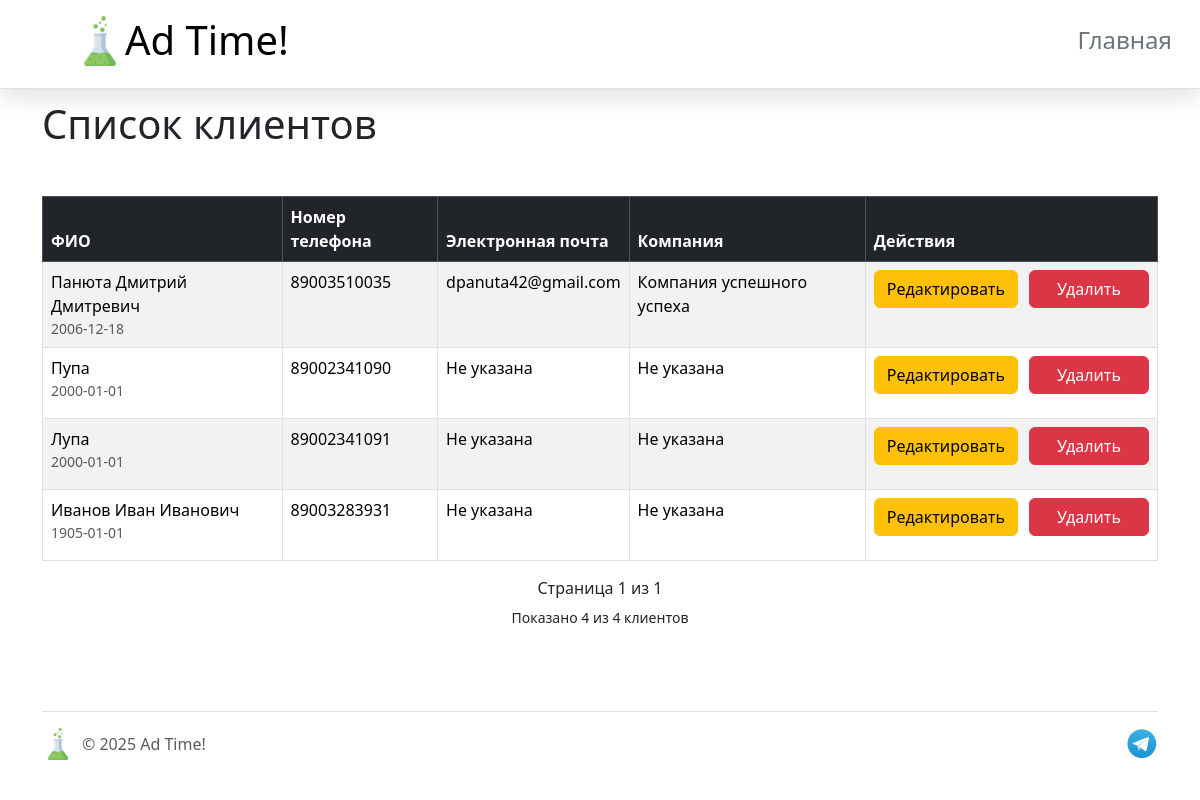
/list-customers, run on the app's committed database.
### models.py (models this page shows, shortened)
class Customer(db.Model):
    __tablename__ = 'customers'
    id = db.Column(db.Integer, primary_key=True)
    name = db.Column(db.String(125), nullable=False)
    date_of_birth = db.Column(db.Date)
    phone_number = db.Column(
        db.String(11), nullable=False, unique=True)
    email = db.Column(db.String(100))
    company = db.Column(db.String(100))

### app.py (the view)
@app.route('/list-customers')
def list_customers():
    page = request.args.get('page', 1, type=int)
    customers = Customer.query.paginate(
        page=page,
        per_page=10,
        error_out=False
    )
    app.logger.info(
        f"The page with customers has been loaded. Page {page}, total pages: {customers.pages}")
    return render_template('list_customers.html', customers=customers)

### templates/list_customers.html (shortened to what this page needs)
{% extends 'base.html' %}
{% block content %}
<h1>Список клиентов</h1>
{% if customers %}
<table class="table mt-5 table-bordered table-striped table-hover">
    <thead class="table-dark">
        <tr>
            <th>ФИО</th>
            <th>Номер телефона</th>
            <th>Электронная почта</th>
            <th>Компания</th>
            <th>Действия</th>
        </tr>
    </thead>
    <tbody>
        {% for customer in customers %}
        <tr>
            <td>
                <div>{{ customer.name }}</div>
                <div class="text-muted small">{{ customer.date_of_birth }}</div>
            </td>
            <td>{{ customer.phone_number }}</td>
            <td>{% if customer.email %}
                    {{ customer.email }}
                {% else %}
                    Не указана
                {% endif %}
            </td>
            <td>{% if customer.company %}
                    {{ customer.company }}
                {% else %}
                    Не указана
                {% endif %}</td>
            <td class="text-center">
                <div class="btn-group" role="group">
                    <a href="{{ url_for('update_customer', customer_id=customer.id) }}" class="btn btn-warning rounded">Редактировать</a>
                    <a href="{{ url_for('delete_customer', customer_id=customer.id) }}"
                    class="btn btn-danger rounded"
                    onclick="return confirm('Вы уверены, что хотите удалить этого клиента?')">Удалить</a>
                </div>
            </td>
        </tr>
        {% endfor %}
    </table>
    <div style="margin-top: 20px; text-align: center;">
        <span style="position: relative;margin: 0 20px; top: -5px">Страница {{ customers.page }} из {{ customers.pages }}</span>
    </div>
    <p style="text-align: center">
        <small>Показано {{ customers.items|length }} из {{ customers.total }} клиентов</small>
    </p>
{% else %}
    <div class="alert alert-info mt-4">
        <p class="mb-0">На данный момент в базе нет ни одного клиента. <a href="{{ url_for('add_customer') }}" class="alert-link">Добавить нового клиента</a>.</p>
    </div>
    {% endif %}
{% endblock %}

### static/css/main.css (style rules this page uses)
body { margin: 0; padding: 0; }
.btn { margin-bottom: 16px; }
.btn-group { display: flex; justify-content: center; gap: 12px; }
.btn { padding: 8px 16px; font-size: 1rem; min-width: 120px; }

### data on the page
Customer: name "Панюта Дмитрий Дмитревич", date_of_birth "2006-12-18", phone_number "89003510035", email "dpanuta42@gmail.com", company "Компания успешного успеха"
Customer: name "Пупа", date_of_birth "2000-01-01", phone_number "89002341090", email "Не указана", company "Не указана"
Customer: name "Лупа", date_of_birth "2000-01-01", phone_number "89002341091", email "Не указана", company "Не указана"
Customer: name "Иванов Иван Иванович", date_of_birth "1905-01-01", phone_number "89003283931", email "Не указана", company "Не указана"

### other printed values
{{ customers.page }} "1"
{{ customers.pages }} "1"
{{ customers.items|length }} "4"
{{ customers.total }} "4"
